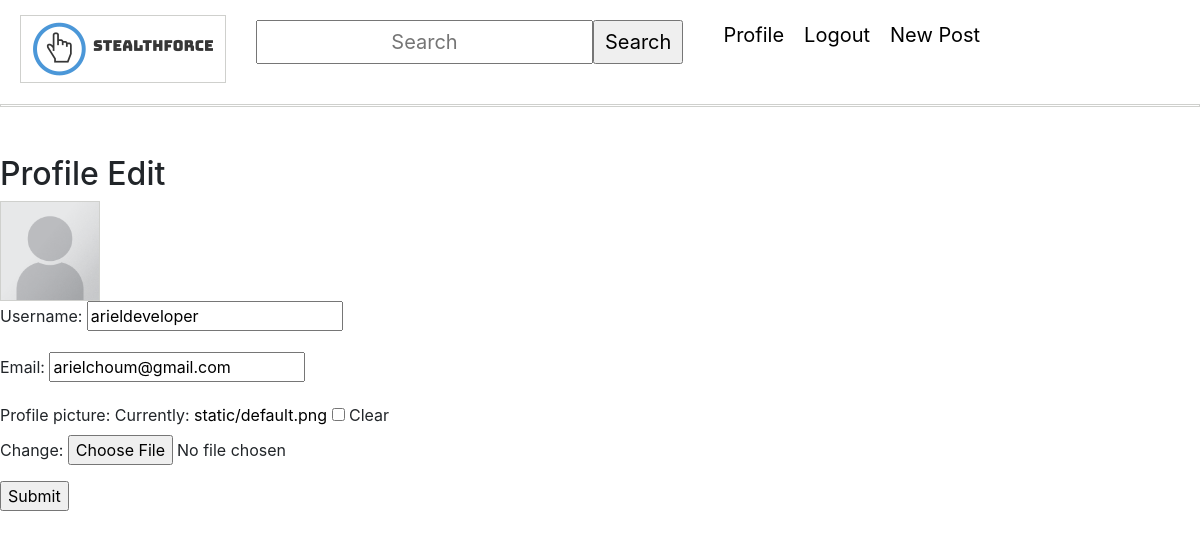
The app's page /accounts/edit/ (signed in) with its own data.
### users/models.py (models this page shows, shortened)
class Account(AbstractBaseUser):
    email = models.EmailField(verbose_name="email", max_length=60, unique=True)
    username = models.CharField(max_length=30, unique=True)
    date_joined = models.DateTimeField(verbose_name='date joined', auto_now_add=True)
    last_login = models.DateTimeField(verbose_name='last login', auto_now=True)
    is_admin = models.BooleanField(default=False)
    is_staff = models.BooleanField(default=False)
    is_superuser = models.BooleanField(default=False)
    is_active = models.BooleanField(default=True)
    followers = models.ManyToManyField("Account", blank=True, symmetrical=False, related_name="people_followers")
    following = models.ManyToManyField("Account", blank=True, symmetrical=False, related_name="people_following")
    profile_picture = models.ImageField(null=True, blank=True, default = 'static/default.png')
    USERNAME_FIELD = 'email' #allows user to login with email instead of username/id
    REQUIRED_FIELDS = ['username']
    objects = MyAccountManager()
    @property
    def profile_pic_url(self):
        if self.profile_picture and hasattr(self.profile_picture, 'url'):
            return self.profile_picture.url

### users/views.py (the view)
# urls.py: path('accounts/edit/', user_views.account_edit_view, name='edit'),
@login_required(login_url='login')
def account_edit_view(request):
    if request.method == "POST":
        form = ProfileEditForm(request.POST, instance=request.user)
        if form.is_valid:
            if form.has_changed():
                try:
                    form.save()
                    return redirect('profile')
                except:
                    pass #displays the standard message from django
            else:
                messages.error(request, 'You have not made any changes.')
    else:
        form = ProfileEditForm(instance=request.user)
    return render(request, "users/account-edit.html", {'form':form, 'user':request.user})

### users/forms.py
class ProfileEditForm(forms.ModelForm):
    class Meta:
        model = User
        fields = ['username', 'email', 'profile_picture']

### users/templates/users/account-edit.html (shortened to what this page needs)
{% extends 'main_app/base.html' %}
{% block body %}
<h2>Profile Edit</h2>
    <img width="100" height="100" src="{{ user.profile_pic_url|default_if_none:'#' }}" alt="{{ user.username }}'s profile picture"/>
<form method="POST">
{{ form.as_p }}
<input type="submit" name="Send Email" value="Submit">
</form>
{% endblock %}

### static/css/main.css (style rules this page uses)
img { border: 1px solid rgba(124, 128, 119, 0.37); }
a { cursor: default; color: black; text-decoration:none; }

### records on screen
Account: profile_pic_url (placeholder picture), username "arieldeveloper", email "arielchoum@gmail.com"
